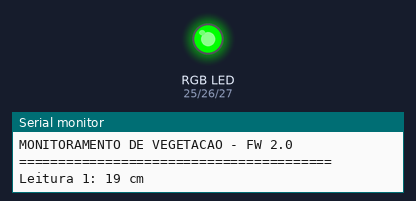
A sketch run on a simulated ESP32. Parts: an RGB LED mixed from three pins (HIGH = lit), the last lines printed to the serial monitor. Random numbers use the default seed unless the sketch sets one.

Above: at 0.1 s.
At 8.1 s:
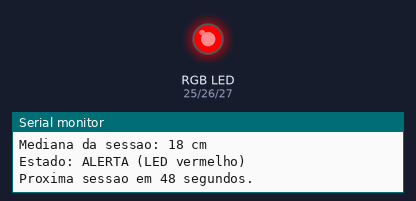
Timing chart, 0 to 9.6 s (numbered marks = the images above):
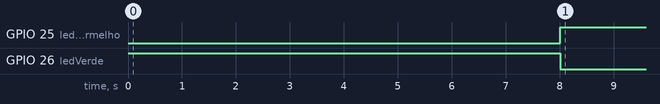

The sketch:

firmware_v2.ino
```cpp
/*
 * =====================================================================
 *  PROJETO MOTIVA - MONITORAMENTO DE VEGETACAO
 *  FIRMWARE 2.0  (versao simplificada, sem bibliotecas externas)
 *  S2-CP02 - Atualizacao Remota de Firmware (OTA)
 *
 *  Mantem tudo do Firmware 1.0 e adiciona:
 *   - Copia e ordena as 5 leituras (bubble sort) sem alterar a lista
 *     original
 *   - Mostra as leituras na ordem original e na ordem crescente
 *   - Calcula a MEDIANA (3o elemento do vetor ordenado)
 *   - Aplica HISTERESE com base na mediana:
 *        mediana >= 16  -> ALERTA  (LED vermelho)
 *        mediana <= 14  -> NORMAL  (LED verde)
 *        entre 14 e 16  -> mantem o estado anterior
 * =====================================================================
 */

String versao = "2.0";

// LED RGB (catodo comum: HIGH = aceso)
int ledVermelho = 25;
int ledVerde    = 26;
int ledAzul     = 27;

int leituras[5];
int ordenado[5];
int contador = 0;
unsigned long inicio = 0;
bool alerta = false; // estado inicial: NORMAL

// =====================================================================
// SESSAO / LEITURA
// =====================================================================
void comecarSessao() {
  inicio = millis();
  contador = 0;
  Serial.println("========================================");
  Serial.println("MONITORAMENTO DE VEGETACAO - FW " + versao);
  Serial.println("========================================");
}

void lerValor() {
  leituras[contador] = random(10, 21); // numero de 10 a 20
  Serial.println("Leitura " + String(contador + 1) + ": " + String(leituras[contador]) + " cm");
  contador++;
}

float media() {
  int soma = 0;
  for (int i = 0; i < 5; i++) {
    soma = soma + leituras[i];
  }
  return soma / 5.0;
}

// copia as leituras e ordena em ordem crescente (bubble sort)
void ordenar() {
  for (int i = 0; i < 5; i++) {
    ordenado[i] = leituras[i];
  }
  for (int i = 0; i < 4; i++) {
    for (int j = 0; j < 4; j++) {
      if (ordenado[j] > ordenado[j + 1]) {
        int troca = ordenado[j];
        ordenado[j] = ordenado[j + 1];
        ordenado[j + 1] = troca;
      }
    }
  }
}

void mostrar(String titulo, int lista[]) {
  Serial.print(titulo);
  for (int i = 0; i < 5; i++) {
    Serial.print(String(lista[i]) + " ");
  }
  Serial.println();
}

// histerese: 16+ = ALERTA, 14 ou menos = NORMAL, no meio nao muda
void verificarEstado(int mediana) {
  if (mediana >= 16) {
    alerta = true;
  }
  if (mediana <= 14) {
    alerta = false;
  }
  // entre 14 e 16: mantem o valor atual de "alerta"

  if (alerta) {
    Serial.println("Estado: ALERTA (LED vermelho)");
    digitalWrite(ledVermelho, HIGH);
    digitalWrite(ledVerde, LOW);
  } else {
    Serial.println("Estado: NORMAL (LED verde)");
    digitalWrite(ledVermelho, LOW);
    digitalWrite(ledVerde, HIGH);
  }
}

void fimDaSessao() {
  ordenar();
  int mediana = ordenado[2]; // valor central do vetor ordenado (5 elementos)

  mostrar("Ordem original:  ", leituras);
  mostrar("Ordem crescente: ", ordenado);
  Serial.println("Media da sessao: " + String(media(), 1) + " cm");
  Serial.println("Mediana da sessao: " + String(mediana) + " cm");

  verificarEstado(mediana);

  Serial.println("Proxima sessao em 48 segundos.");
}

// =====================================================================
// SETUP / LOOP
// =====================================================================
void setup() {
  Serial.begin(115200);
  pinMode(ledVermelho, OUTPUT);
  pinMode(ledVerde, OUTPUT);
  pinMode(ledAzul, OUTPUT);
  digitalWrite(ledVerde, HIGH); // comeca em NORMAL

  randomSeed(analogRead(0));

  Serial.println("Rodando o FIRMWARE " + versao + " (atualizado via OTA)");
  comecarSessao();
}

void loop() {
  // uma leitura a cada 2 segundos, contadas a partir do inicio da sessao
  if (contador < 5 && millis() - inicio >= (unsigned long)contador * 2000) {
    lerValor();
    if (contador == 5) {
      fimDaSessao();
    }
  }

  // nova sessao exatamente 48 segundos depois do inicio da anterior
  if (millis() - inicio >= 48000) {
    comecarSessao();
  }
}
```

Measured:
- by itself, GPIO 25 (ledVermelho): LOW → HIGH at 8.0 s
- by itself, GPIO 26 (ledVerde): HIGH → LOW at 8.0 s
